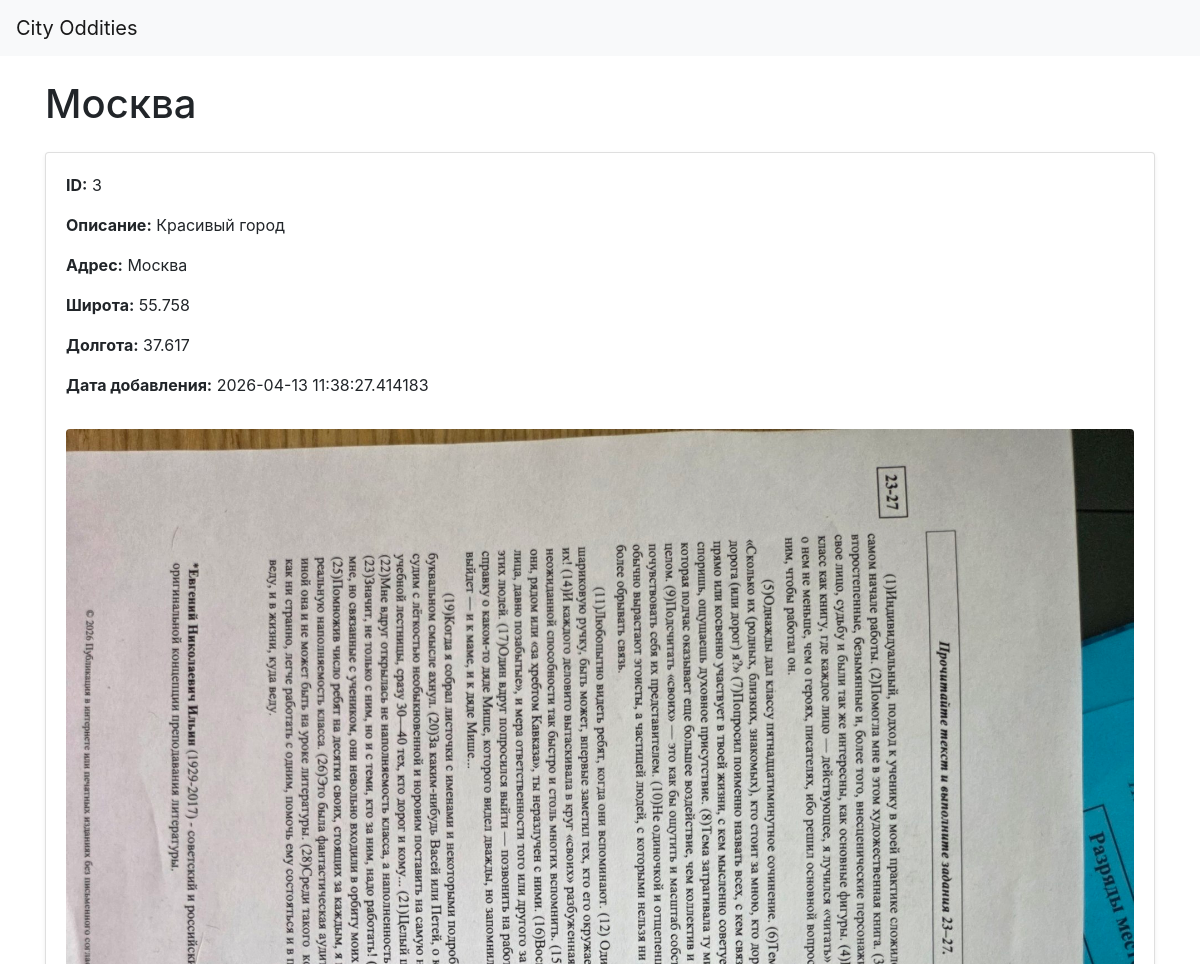
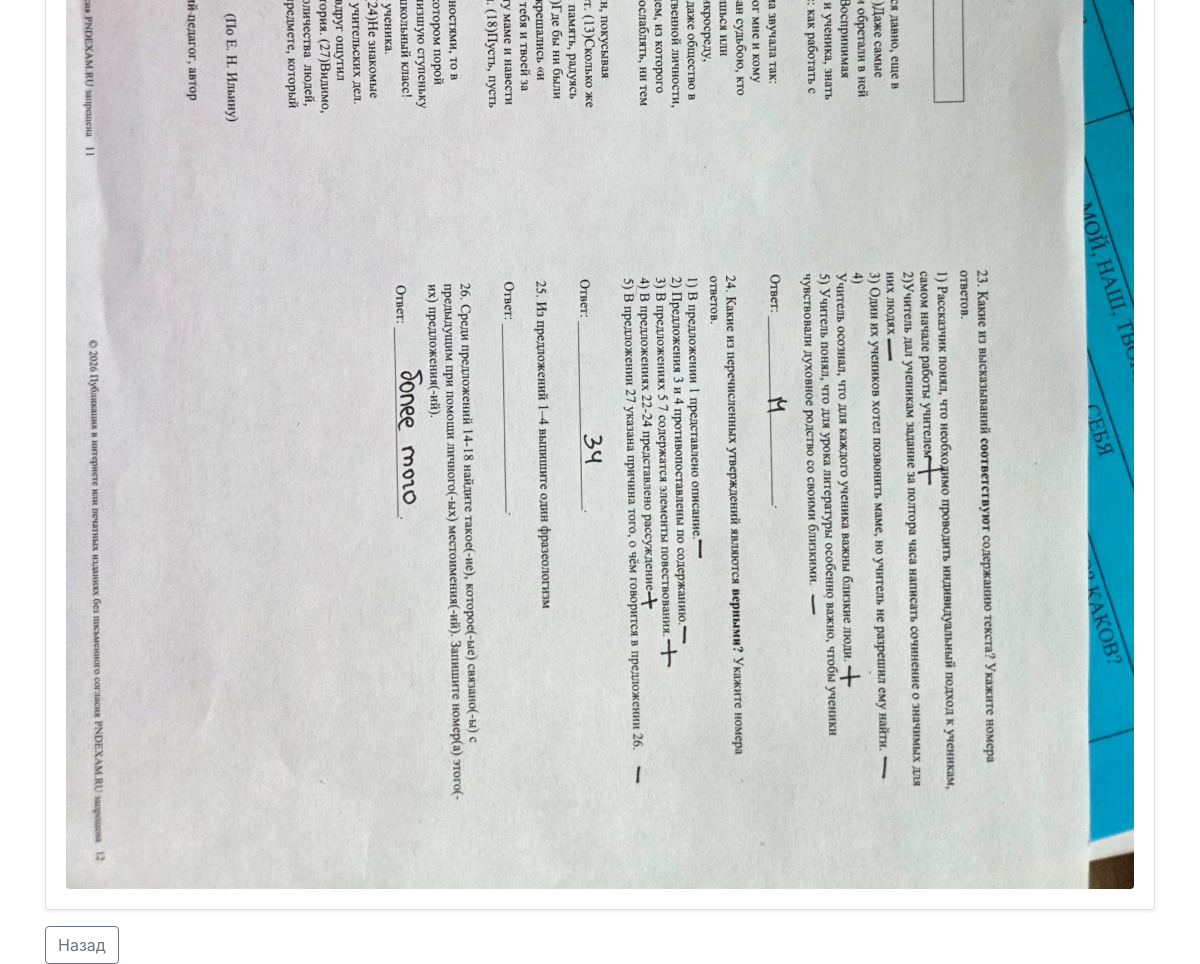
Page /places/3 on the committed database (2 pictures, top to bottom).
### data/places.py (models this page shows)
class Place(SqlAlchemyBase):
    __tablename__ = 'places'
    id = sqlalchemy.Column(sqlalchemy.Integer, primary_key=True)
    name = sqlalchemy.Column(sqlalchemy.String, nullable=False)
    description = sqlalchemy.Column(sqlalchemy.Text, nullable=False)
    user_id = sqlalchemy.Column(sqlalchemy.Integer, sqlalchemy.ForeignKey('user.id'), nullable=False)
    address = sqlalchemy.Column(sqlalchemy.String, nullable=False)
    latitude = sqlalchemy.Column(sqlalchemy.Float, nullable=False)
    longitude = sqlalchemy.Column(sqlalchemy.Float, nullable=False)
    image_filename = sqlalchemy.Column(sqlalchemy.String, nullable=True)
    is_private = sqlalchemy.Column(sqlalchemy.Boolean, default=True, nullable=True)
    created_at = sqlalchemy.Column(sqlalchemy.DateTime, default=datetime.datetime.utcnow)
    user = orm.relationship('User', back_populates='places')

### blueprints/main_screen.py (the view)
@main_blueprint.route('/places/<place_id>')
def learn_more(place_id):
    db_sess = db_session.create_session()
    try:
        place = db_sess.query(Place).get(place_id)
        return render_template('place.html', title=place.name, place=place)
    finally:
        db_sess.close()

### data/db_session.py (called while the page is built)
def create_session() -> Session:
    global __factory
    return __factory()

### templates/place.html
{% extends "base.html" %}
{% block content %}
<h1 class="mt-4 mb-4">{{ place.name }}</h1>
<div class="card shadow-sm">
    <div class="card-body">
        <p><b>ID:</b> {{ place.id }}</p>
        <p><b>Описание:</b> {{ place.description }}</p>
        <p><b>Адрес:</b> {{ place.address }}</p>
        <p><b>Широта:</b> {{ place.latitude }}</p>
        <p><b>Долгота:</b> {{ place.longitude }}</p>
        <p><b>Дата добавления:</b> {{ place.created_at }}</p>
        {% if place.image_filename %}
            <img src="{{ url_for('static', filename='uploads/' + place.image_filename) }}"
                 alt="Фото места"
                 class="img-fluid rounded mt-3">
        {% endif %}
    </div>
</div>
<div class="mt-3">
    <a href="/" class="btn btn-outline-secondary">Назад</a>
</div>
{% endblock %}

### templates/base.html (shortened to what this page needs)
<!DOCTYPE html>
<html lang="ru">
<head>
    <link rel="stylesheet"
          href="https://stackpath.bootstrapcdn.com/bootstrap/4.4.1/css/bootstrap.min.css"
>
</head>
<body>
<header>
    <nav class="navbar navbar-light bg-light">
        <a class="navbar-brand" href="#">City Oddities</a>
    </nav>
</header>
<main role="main" class="container">
    {% block content %}{% endblock %}
</main>
</body>
</html>

### rows in the picture
Place: name "Москва", id "3", description "Красивый город", address "Москва", latitude "55.758", longitude "37.617", created_at "2026-04-13 11:38:27.414183", image_filename (picture)
